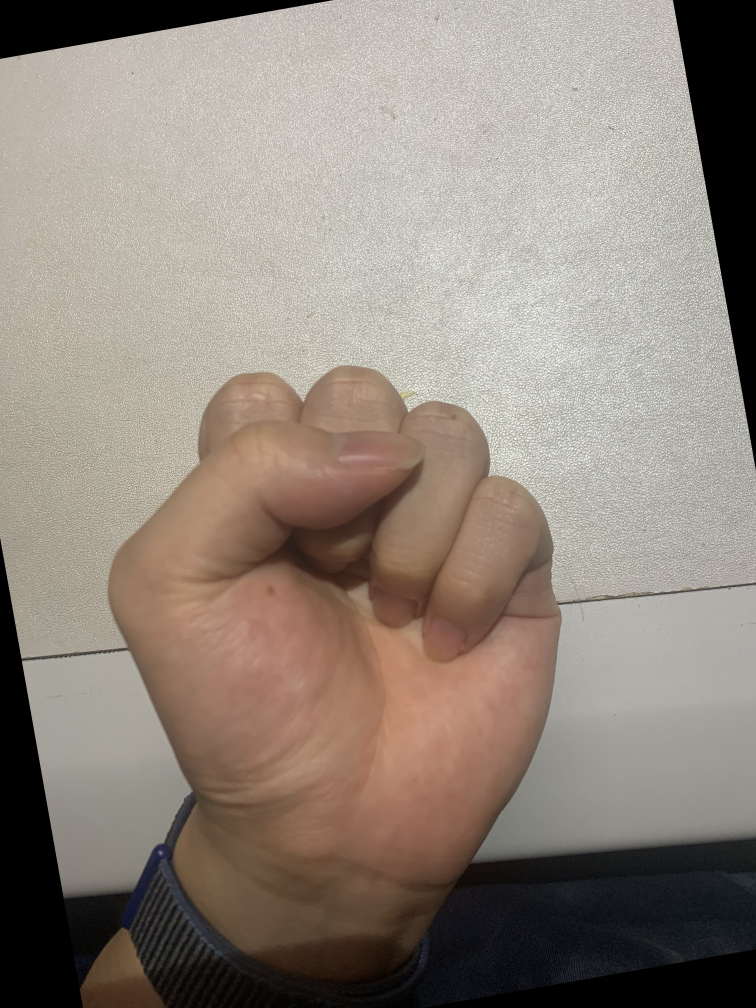
#> input picture Dataset/original00.jpg, 3024 x 4032 px, given in place of the camera (shown at 1/4 size)
$ python dataset_build.py   (older library calls are emulated)
#> lines starting #> are read from the running program, lines starting #| are printed output that depends on the picture; after the words box and inside, x2 and y2 are one past the last pixel; in counts of white or black regions, pixels touching at a corner belong together
#> in data_capture, img is the input picture: shape (4032, 3024, 3); mean B, G, R 124.2, 133.8, 144.8
### picture_capture.py
import cv2
import numpy as np


def find_yourhands(frame, x0, y0, width, height):
#> called with x0 = 100, y0 = 200, width = 200, height = 200
    cv2.rectangle(frame, (x0, y0), (x0 + width, y0 + height), (0, 255, 0))  # 画出截取的手势框图
    res = frame[y0:y0 + height, x0:x0 + width]  # 获取手势框图
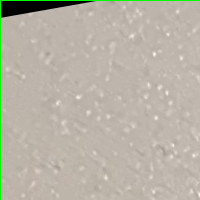
#> res: shape (200, 200, 3); mean B, G, R 167.1, 178.7, 184.8
    return res

# [24 lines left out: functions absdiff_process, absdiff_process2, not called in this run]


capture = cv2.VideoCapture(0)
sThre = 25 #sThre表示像素阈值

# [6 lines of commented-out code are left out]

### segmentation.py
#基于肤色的手势图像分割算法
import numpy as np
import cv2
import imutils

hand_hsv_lowrange = np.array([0, 48, 50])
hand_hsv_highrange = np.array([20, 255, 255])

# [5 lines left out: function kai_process, not called in this run]

def bi_process(image, kernel_size):
    kernel = np.ones((kernel_size, kernel_size), np.uint8)
    res = cv2.dilate(image, kernel)
    res = cv2.erode(res, kernel)
    return res

def hand_YCrCb_Otsu_segmentation(image_bgr):
    fgbg = cv2.createBackgroundSubtractorMOG2()  # 利用BackgroundSubtractorMOG2算法消除背景
    fgmask = fgbg.apply(image_bgr)
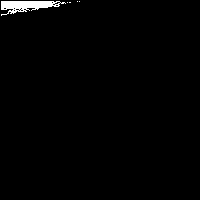
#> fgmask: shape (200, 200); values 127 (black) and 255 (white), 1.2% white; 5 white regions (4 under 20 px), largest, box (x1, y1, x2, y2) and area: (1, 1, 66, 16) 488
    image_bgr = cv2.bitwise_and(image_bgr, image_bgr, mask=fgmask)
    image_YCrCb = cv2.cvtColor(image_bgr, cv2.COLOR_BGR2YCR_CB)#将bgr图像转换到Ycrcb空间
#> image_YCrCb: shape (200, 200, 3); mean of channels 0, 1, 2 179.4, 131.8, 121.1
    (Y, Cr, Cb) = cv2.split(image_YCrCb)#分离Y，Cr，Cb三个分量
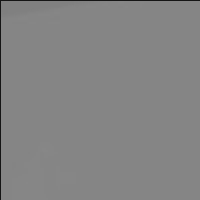
#> Cr: shape (200, 200); min 21, max 135, mean 131.8
    #cr_blur = cv2.GaussianBlur(Cr, (5, 5), 0)#对Cr分量做高斯模糊去除噪声
    cr_blur = cv2.bilateralFilter(Cr, 9, 75, 75)
    _, skin = cv2.threshold(cr_blur, 0, 255, cv2.THRESH_BINARY + cv2.THRESH_OTSU)#根据Cr分量进行Otus自适应阈值处理二值化
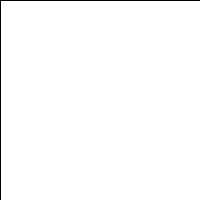
#> skin: shape (200, 200); 99% white; black in thin lines or dots
    res = cv2.bitwise_and(image_bgr, image_bgr, mask=skin)#根据Cr分量的阈值分割原图像
    res = bi_process(res, 7)  #闭运算：1、膨胀 2、腐蚀
#> in bi_process, `res = cv2.dilate(image, kernel)`:
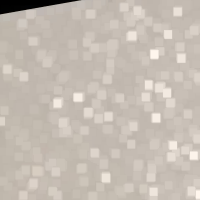
#> res: shape (200, 200, 3); mean B, G, R 179.2, 188.5, 197.1
    return res

# [75 lines left out: functions hand_YCrCb_selfsetting_segmentation, hand_YCrCb_ellipse_segmentation, hand_HSV_segmentation, contour_Laplacian_detection, video_demo, not called in this run]

# video_demo()
# cv2.destroyAllWindows()

### Dataset/dataset_build.py
#import keras
import segmentation as seg
import cv2
import numpy as np
import picture_capture as pc
import os
import torchvision.transforms as transforms
import h5py


cap = cv2.VideoCapture(0)
def data_capture():
    start = 0
    time_count = 0
    sum = 1437

    while True:
        ret, img = cap.read()
        img_capture = pc.find_yourhands(img, 100, 200, 200, 200)
        img_seg = seg.hand_YCrCb_Otsu_segmentation(img_capture)
        cv2.imshow("train_img", img_seg)
        cv2.imshow("camera", img)
        if start == 1 and time_count % 5 == 0:
            cv2.imwrite(r'D:\Undergraduate\Mycode\Dataset\train_data\train_'+str(sum)+'.jpg', img_seg)
            print('write'+str(sum)+'completed')
            sum += 1
        time_count += 1
        key = cv2.waitKey(10)
#> (key Esc is pressed here)
        if key == ord('s'):
            start = 1
            print('Start capture.................')
        if key == 27: break #press esc
    cv2.destroyAllWindows()
    print('Data-capture Closed.............')


# [76 lines left out: functions read_dataset, image_roate, not called in this run]

# [20 lines of commented-out code are left out]


if __name__ == "__main__":
    #image = cv2.imread(r"D:\Undergraduate\Mycode\Dataset\original\0.jpg")
    data_capture()#通过摄像头生成数据图片，自动存储，按s开始捕获，按esc退出
    # [9 lines of commented-out code are left out]
